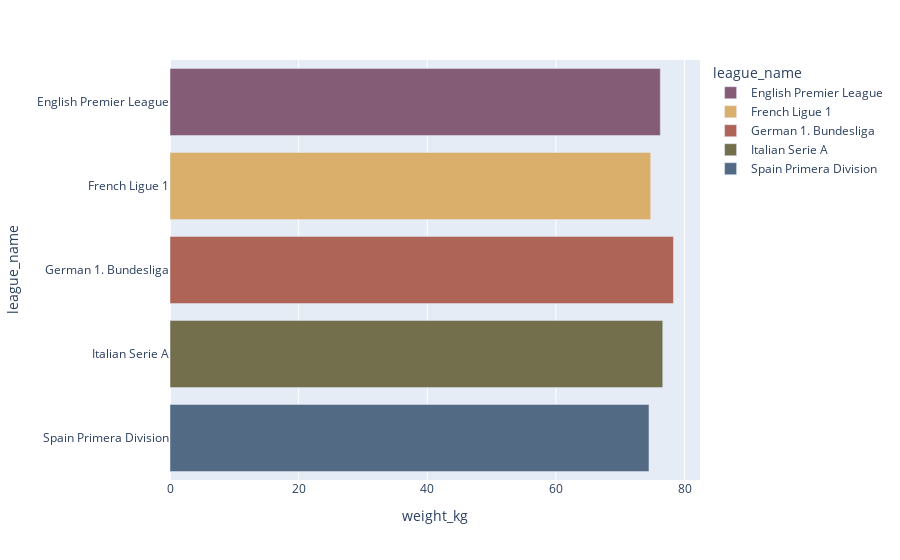

Source (notebook cell):
### Code cell
average_by_league('Italian Serie A', 'weight_kg')

### Figure 1 — Plotly figure (JSON) as saved in the notebook; plotly's stock layout.template omitted (floating-point values rounded to 4 significant figures)
{"data": [{"alignmentgroup": "True", "hovertemplate": "league_name=%{y}<br>weight_kg=%{x}<extra></extra>", "legendgroup": "English Premier League", "marker": {"color": "rgb(133, 92, 117)"}, "name": "English Premier League", "offsetgroup": "English Premier League", "orientation": "h", "showlegend": true, "textposition": "auto", "type": "bar", "x": [76.24], "xaxis": "x", "y": ["English Premier League"], "yaxis": "y"}, {"alignmentgroup": "True", "hovertemplate": "league_name=%{y}<br>weight_kg=%{x}<extra></extra>", "legendgroup": "French Ligue 1", "marker": {"color": "rgb(217, 175, 107)"}, "name": "French Ligue 1", "offsetgroup": "French Ligue 1", "orientation": "h", "showlegend": true, "textposition": "auto", "type": "bar", "x": [74.75], "xaxis": "x", "y": ["French Ligue 1"], "yaxis": "y"}, {"alignmentgroup": "True", "hovertemplate": "league_name=%{y}<br>weight_kg=%{x}<extra></extra>", "legendgroup": "German 1. Bundesliga", "marker": {"color": "rgb(175, 100, 88)"}, "name": "German 1. Bundesliga", "offsetgroup": "German 1. Bundesliga", "orientation": "h", "showlegend": true, "textposition": "auto", "type": "bar", "x": [78.29], "xaxis": "x", "y": ["German 1. Bundesliga"], "yaxis": "y"}, {"alignmentgroup": "True", "hovertemplate": "league_name=%{y}<br>weight_kg=%{x}<extra></extra>", "legendgroup": "Italian Serie A", "marker": {"color": "rgb(115, 111, 76)"}, "name": "Italian Serie A", "offsetgroup": "Italian Serie A", "orientation": "h", "showlegend": true, "textposition": "auto", "type": "bar", "x": [76.62], "xaxis": "x", "y": ["Italian Serie A"], "yaxis": "y"}, {"alignmentgroup": "True", "hovertemplate": "league_name=%{y}<br>weight_kg=%{x}<extra></extra>", "legendgroup": "Spain Primera Division", "marker": {"color": "rgb(82, 106, 131)"}, "name": "Spain Primera Division", "offsetgroup": "Spain Primera Division", "orientation": "h", "showlegend": true, "textposition": "auto", "type": "bar", "x": [74.47], "xaxis": "x", "y": ["Spain Primera Division"], "yaxis": "y"}], "layout": {"barmode": "relative", "legend": {"title": {"text": "league_name"}, "tracegroupgap": 0}, "margin": {"t": 60}, "xaxis": {"anchor": "y", "domain": [0, 1], "title": {"text": "weight_kg"}}, "yaxis": {"anchor": "x", "categoryarray": ["Spain Primera Division", "Italian Serie A", "German 1. Bundesliga", "French Ligue 1", "English Premier League"], "categoryorder": "array", "domain": [0, 1], "title": {"text": "league_name"}}}}
